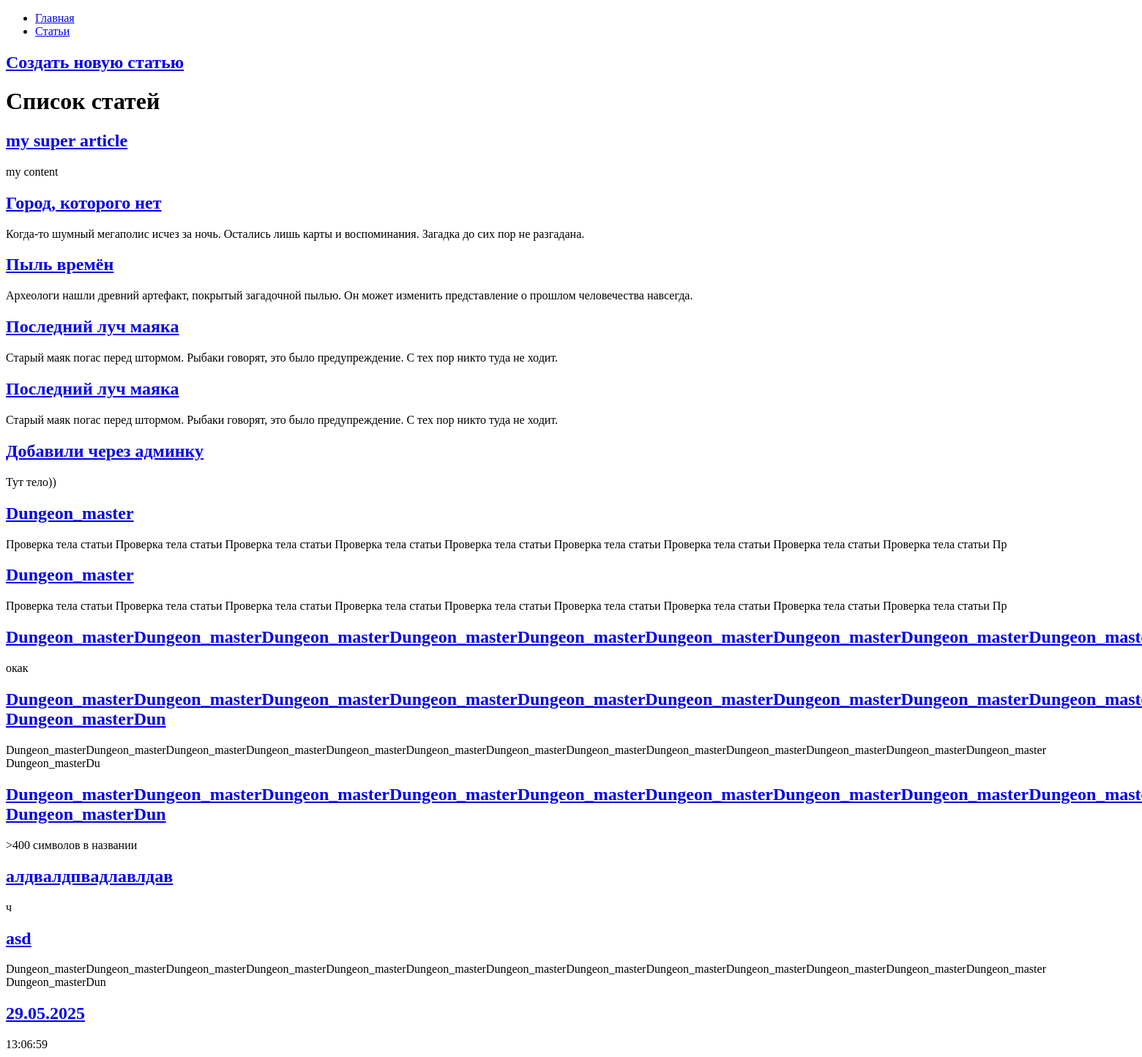
/articles/, run on an earlier commit of the app's database.
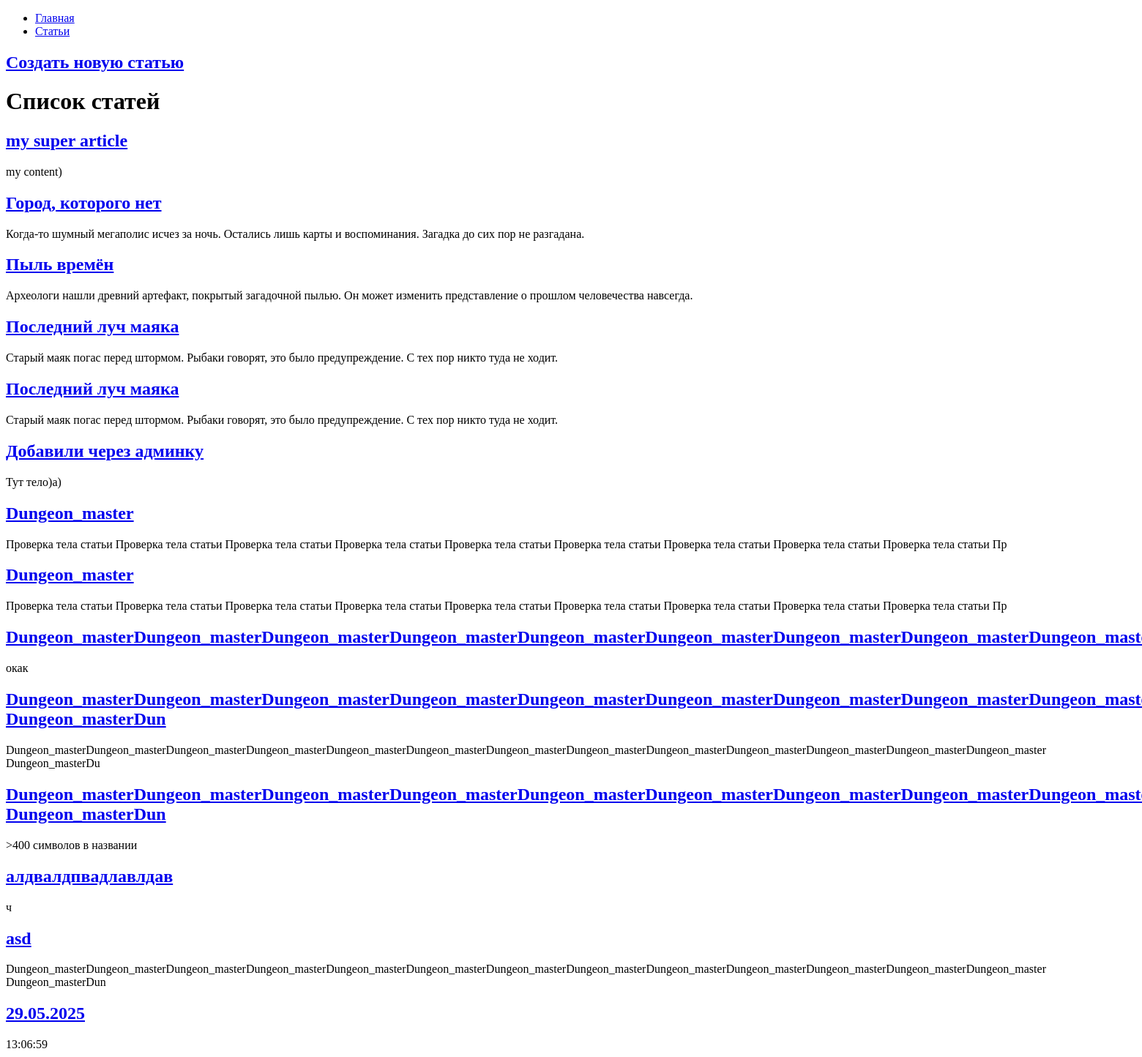
And on a later commit of the database.
### hexlet_django_blog/article/models.py (models this page shows, shortened)
class Article(models.Model):
    name = models.CharField(max_length=200)
    body = models.TextField()
    created_at = models.DateTimeField(auto_now_add=True)
    updated_at = models.DateTimeField(auto_now=True)

### hexlet_django_blog/article/views.py (the view)
# urls.py: path("", IndexView.as_view(), name='articles'),
class IndexView(View):
    def get(self, request, *args, **kwargs):
        articles = Article.objects.all()[:15]
        return render(
            request,
            "articles/index.html",
            context={
                "articles": articles
            }
        )

### hexlet_django_blog/templates/articles/index.html (shortened to what this page needs)
{% extends "base.html" %}
{% block content %}
<h2><a href="{% url 'articles_create' %}">Создать новую статью</a></h2>
    <h1>Список статей</h1>
    {% for article in articles %}
        <h2>
            <a href="{% url 'article_detail' article.id %}">
                {{ article.name }}
            </a>
        </h2>
        <div>{{ article.body|slice:":200" }}</div>
    {% endfor %}
{% endblock %}

What changed in the data, as far as the page shows it:
changed Article "my super article": body "my content" → "my content)"
changed Article "Добавили через админку": body "Тут тело))" → "Тут тело)a)"
